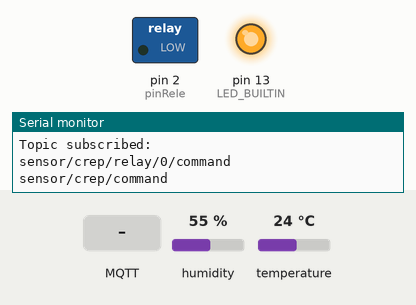
The sketch below on a simulated Arduino Mega 2560, built for the host (arithmetic inside an expression is 32-bit, double 64-bit). Parts: switched loads named in the sketch (green lamp = pin HIGH), output pins drawn as LEDs (lit = HIGH), the last lines printed to the serial monitor. The inputs (shaded band) are chosen by the test bench; at power-on: humidity 55 %, temperature 24 °C. WiFi joins after 1.5 s; servers stay silent unless stated; no MQTT or app messages arrive unless stated.

Above: at 4.2 s.
4.3 s: MQTT message "off" arrives on the first subscribed topic
At 5.5 s:
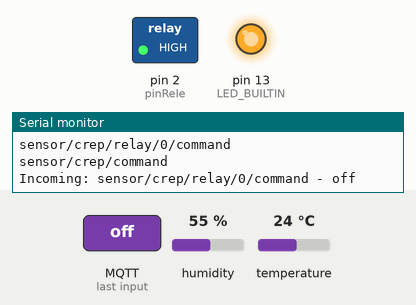
5.8 s: MQTT message "on" arrives on the first subscribed topic
At 6.3 s:
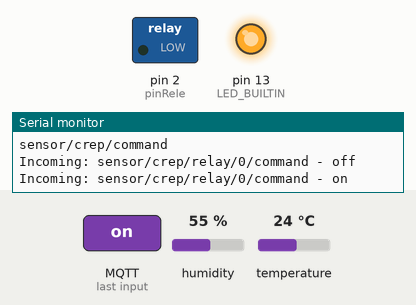
Timing chart, 0 to 8.8 s (numbered marks = the images above; inputs shaded):
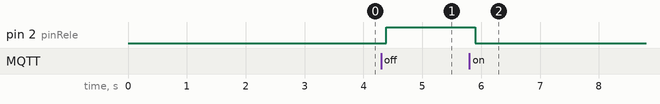

The sketch:

Crepuscular.ino
```cpp
#include <PubSubClient.h>
#include <WiFiEsp.h>

#pragma region Settings
char* ssid = "SSID";
char* key = "WPA";
IPAddress myIPAddress(192, 168, 1, 100);
IPAddress mqttServerIP(192, 168, 1, 10);
int mqttServerPort = 1883;
char* mqttUsername = "mqttuser";
char* mqttPasswd = "mqttpassword";
char* topicState = "sensor/crep/relay/0";
char* topicAvailability = "sensor/crep/online";
char* topicRelayCommand = "sensor/crep/relay/0/command";
char* topicCrepuscularCommand = "sensor/crep/command";
char* topicBrightness = "sensor/crep/info/bright";
char* topicTemperature = "sensor/crep/info/temp";
char* topicHumidity = "sensor/crep/info/hum";

const long intervalTemp = 10 * 60000;
const long intervalLight = 5 * 60000;
const long intervalState = 0.5 * 60000;
const long intervalMQTT = 100;

const float tempThreshold = 1;
const float humThreshold = 0.5;
#pragma endregion

#pragma region PIN Settings
const int pinRele = 2;
const int pinTemp = 3;
const int pinLight = A0;
#pragma endregion

#pragma region Global variables
float temperature = 0;
float humidity = 0;

long lastTemp = -intervalTemp;
long lastLight = -intervalLight;
long lastMQTT = -intervalMQTT;
long lastState = -intervalState;

String relePrevState = "on";

float lastTempValue = 0;
float lastHumValue = 0;
#pragma endregion

void setup() {
  Serial.begin (115200);
  pinMode(LED_BUILTIN, OUTPUT);

  releSetOutputPin (pinRele);
  tempSetInputPin (pinTemp);
  lightSetInputPin (pinLight);
  digitalWrite (LED_BUILTIN, HIGH);
  releStateChange(LOW);

  MQTTInit(ssid, key, myIPAddress, mqttServerIP, mqttServerPort, mqttUsername, mqttPasswd);
  MQTTSubscribe (topicRelayCommand);
  MQTTSubscribe (topicCrepuscularCommand);
}

void loop() {
  long currentTime = millis();
  int brightnessValue = 0;
  int err = 0;

  if (currentTime - lastMQTT > intervalMQTT)
  {
    MQTTConnect();
    MQTTLoop();
    lastMQTT = currentTime;
  }

  // Invio messaggio di stato corrente
  if (currentTime - lastState > intervalState)
  {
    char buff[4];
    relePrevState.toCharArray(buff, 4);
    MQTTPublish (topicState,buff);
    lastState = currentTime;
  }

  // Lettura temperatura e umidità
  if (currentTime - lastTemp > intervalTemp)
  {
    if (err = tempReadData (temperature, humidity) == 0)
    {
      //Serial.print (temperature);
      //Serial.print ( " °C - ");
      //Serial.print (humidity);
      //Serial.println (" RH%");
      char buff[8]; // Buffer big enough for 7-character float
      dtostrf(temperature, 0, 2, buff); // Leave room for too large numbers!
      //Serial.println (buff);
      if (temperature < lastTempValue -  tempThreshold || temperature > lastTempValue + tempThreshold)
      {
        MQTTPublish (topicTemperature, buff);
        lastTempValue = temperature;
      }
      dtostrf(humidity, 0, 2, buff);
      if (humidity < lastHumValue - humThreshold || humidity > lastHumValue + humThreshold)
      {
        MQTTPublish (topicHumidity, buff);
        lastHumValue = humidity;
      }
    }
    else
    {
      Serial.print ("Temp. read error: ");
      Serial.println (err);
    }
    lastTemp = currentTime;
  }

  // Lettura luminosità
  if (currentTime - lastLight > intervalLight)
  {
    brightnessValue = lightReadData ();
    if (brightnessValue != 0)
    {
      //Serial.print (brightnessValue);

      char buff[4]; // Buffer big enough for 4-character float
      dtostrf(brightnessValue, 0, 0, buff);
      MQTTPublish (topicBrightness, buff);
    }
    else
    {
      Serial.print ("Brightness read error: ");
      Serial.println (err);
    }
    lastLight = currentTime;
  }
}

void MQTTCallback (String &topic, String &payload)
{
  Serial.println ("Incoming: " + topic + " - " + payload);
  if (topic == topicRelayCommand)
  {
    if (payload == "on")
    {
      if (relePrevState != payload)
      {
         releStateChange(LOW);
         MQTTPublish (topicState, "on");
      }
      relePrevState = "on";
    }
    if (payload == "off")
    {
      if (relePrevState != payload)
      {
        releStateChange(HIGH);
        MQTTPublish (topicState, "off");
      }
      relePrevState = "off";
    }
  }
  if (topic == topicCrepuscularCommand)
  {
    if (payload == "announce")
      MQTTPublish (topicAvailability, "true");
    else
    {
      if (payload == "data")
      {
        if (tempReadData(temperature, humidity) == 0)
        {
          char buff[8]; // Buffer big enough for 7-character float
          dtostrf(temperature, 0, 2, buff); // Leave room for too large numbers!
          MQTTPublish(topicTemperature, buff);
          lastTempValue = temperature;

          dtostrf(humidity, 0, 2, buff);
          MQTTPublish(topicHumidity, buff);
          lastHumValue = humidity;
        }

        int brightnessValue = lightReadData();
        if (brightnessValue != 0)
        {
          char buff[4]; // Buffer big enough for 4-character float
          dtostrf(brightnessValue, 0, 0, buff);
          MQTTPublish(topicBrightness, buff);
        }
      }
    }
  }
}
```

modLightSensor.ino
```cpp
int lightInputPin;

// *****************************************************
//  Function name:  lightSetInputPin
//  Params:         pinNum - Pin where's the sensor is connected
//  Return value:   None
// *****************************************************
void lightSetInputPin (int pinNum)
{
  lightInputPin = pinNum  ;
}

// *****************************************************
//  Function name:  lightReadData
//  Params:         none
//  Return value:   Value read
// *****************************************************
int lightReadData ()
{
  return analogRead (lightInputPin);
}
```

modMQTT.ino
```cpp
#include <WiFiEsp.h>
#include <PubSubClient.h>

WiFiEspClient espClient;
PubSubClient mqttClient (espClient);

char* mqttSsid;
char* mqttKey;
char* mqttServer;
int mqttPort;
char* mqttUser;
char* mqttPassword;

String mqttTopicsList;

void MQTTInit (char* ssid, char* key, IPAddress staticIP, IPAddress server, int port, char* user, char* password)
{
  Serial1.begin (115200);

  // Initialize ESP Module
  WiFi.init (&Serial1);
  WiFi.config (staticIP);
  WiFi.begin (ssid, key);

  Serial.println ("Checking WiFi...");
  while (WiFi.status() != WL_CONNECTED)
  {
    Serial.println(".");
    delay(1000);
  }
  Serial.println ("WiFi connected");

  mqttUser = user;
  mqttPassword = password;
  mqttClient.setServer(server, port);
  mqttClient.setCallback (messageReceived);

  // Allow the hardware to sort itself out
  delay(1500);
}

void MQTTPublish (char* topic, char* message)
{
  mqttClient.publish (topic, message);
}

void MQTTSubscribe (char* topic)
{
  mqttTopicsList = mqttTopicsList + topic + "|";
}

void MQTTConnect()
{
  // Loop until connection
  while (!mqttClient.connected ())
  {
    Serial.println ("Attempting to MQTT connection...");

    if (mqttClient.connect("Crepuscular", mqttUser, mqttPassword, topicAvailability, 0, false, "false"))
    {
      Serial.println ("MQTT Connected");

      int iPosDelim = 0;
      int iPosStart = 0;

      Serial.println("Topic subscribed: ");
      do
      {
        iPosDelim = mqttTopicsList.indexOf("|", iPosStart);
        if (iPosDelim > (iPosStart + 1))
        {
          char topic[30];
          int topicLength;
          topicLength = mqttTopicsList.substring(iPosStart, iPosDelim).length() + 1;
          mqttTopicsList.substring(iPosStart, iPosDelim).toCharArray (topic, topicLength);

          Serial.println(topic);

          mqttClient.subscribe (topic);
          iPosStart = iPosDelim + 1;
        }
      }
      while (iPosDelim >= 0);

      delay (1000);
      MQTTPublish (topicAvailability, "true");
    }
    else
    {
      Serial.print ("Failed, rc=");
      Serial.print(mqttClient.state());
      Serial.println(" - Retry in 5 seconds");
      // Wait 5 seconds before retrying
      delay(5000);
    }
  }
}

void MQTTLoop()
{
  mqttClient.loop();
}

void messageReceived(char* topic, byte* payload, unsigned int length)
{
  String strTopic(topic);
  String strPayload;

  for (int i = 0; i < length; i++)
  {
    strPayload += " ";
    strPayload[i] = ((char)payload[i]);
  }

  MQTTCallback (strTopic, strPayload);
}
```

modRelays.ino
```cpp
int outputPin;

// *****************************************************
//  Function name:  releSetOuputPin
//  Params:         pinNum - Pin where's the sensor is connected
//  Return value:   None
// *****************************************************
void releSetOutputPin (int pinNum)
{
  outputPin = pinNum  ;
  pinMode (outputPin, OUTPUT);
}

// *****************************************************
//  Function name:  releStateChange
//  Params:         state - Relè state (HIGH/LOW - 1/0)
//  Return value:   None
// *****************************************************
void releStateChange (int state)
{
  digitalWrite (outputPin, state);
}
```

modTempDHT22.ino
```cpp
#include <SimpleDHT.h>

SimpleDHT22 dht22;
int tempInputPin;

// *****************************************************
//  Function name:  tempSetInputPin
//  Params:         pinNum - Pin where's the sensor is connected
//  Return value:   None
// *****************************************************
void tempSetInputPin (int pinNum)
{
  tempInputPin = pinNum  ;
}

// *****************************************************
//  Function name:  tempReadData
//  Params:         temperature - Temp value read
//                  humidity - Humidity value read
//  Return value:   Error code (0 if no error)
// *****************************************************
int tempReadData (float &temperature, float &humidity)
{
  temperature = 5;
  int err = SimpleDHTErrSuccess;
  if ((err = dht22.read2 (tempInputPin, &temperature, &humidity, NULL)) != SimpleDHTErrSuccess)
  {
    return err;
  }
  else
  {
    return 0;
  }
}
```

Measured:
- after the input at 4.3 s, pin 2 (pinRele): LOW → HIGH after 0.09 s
- after the input at 5.8 s, pin 2 (pinRele): HIGH → LOW after 0.10 s
